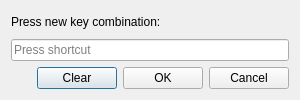
<?xml version="1.0" encoding="UTF-8"?>
<ui version="4.0">
 <class>ShortcutEditDialog</class>
 <widget class="QDialog" name="ShortcutEditDialog">
  <property name="geometry">
   <rect>
    <x>0</x>
    <y>0</y>
    <width>300</width>
    <height>100</height>
   </rect>
  </property>
  <property name="minimumSize">
   <size>
    <width>300</width>
    <height>0</height>
   </size>
  </property>
  <property name="windowTitle">
   <string>Edit Shortcut</string>
  </property>
  <layout class="QVBoxLayout" name="main_layout_">
   <item>
    <widget class="QLabel" name="instruction_label_">
     <property name="text">
      <string>Press new key combination:</string>
     </property>
    </widget>
   </item>
   <item>
    <widget class="QKeySequenceEdit" name="key_edit_"/>
   </item>
   <item>
    <layout class="QHBoxLayout" name="button_layout_">
     <item>
      <spacer name="button_spacer_">
       <property name="orientation">
        <enum>Qt::Orientation::Horizontal</enum>
       </property>
       <property name="sizeHint" stdset="0">
        <size>
         <width>40</width>
         <height>20</height>
        </size>
       </property>
      </spacer>
     </item>
     <item>
      <widget class="QPushButton" name="clear_button_">
       <property name="text">
        <string>Clear</string>
       </property>
      </widget>
     </item>
     <item>
      <widget class="QPushButton" name="ok_button_">
       <property name="text">
        <string>OK</string>
       </property>
      </widget>
     </item>
     <item>
      <widget class="QPushButton" name="cancel_button_">
       <property name="text">
        <string>Cancel</string>
       </property>
      </widget>
     </item>
    </layout>
   </item>
  </layout>
 </widget>
 <resources/>
 <connections>
  <connection>
   <sender>ok_button_</sender>
   <signal>clicked()</signal>
   <receiver>ShortcutEditDialog</receiver>
   <slot>accept()</slot>
   <hints>
    <hint type="sourcelabel">
     <x>199</x>
     <y>77</y>
    </hint>
    <hint type="destinationlabel">
     <x>149</x>
     <y>49</y>
    </hint>
   </hints>
  </connection>
  <connection>
   <sender>cancel_button_</sender>
   <signal>clicked()</signal>
   <receiver>ShortcutEditDialog</receiver>
   <slot>reject()</slot>
   <hints>
    <hint type="sourcelabel">
     <x>262</x>
     <y>77</y>
    </hint>
    <hint type="destinationlabel">
     <x>149</x>
     <y>49</y>
    </hint>
   </hints>
  </connection>
 </connections>
</ui>
